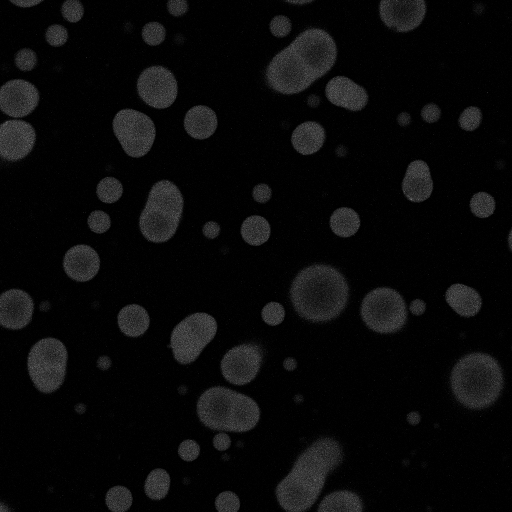
#> input picture Sample_Data/Test_NT_A_SE1.tif, 1024 x 1024 px, found by its file name (shown at 1/2 size)
$ jupyter execute --allow-errors 20240424_Eli_Multitxn.ipynb
#> lines starting #> are read from the running program, lines starting #| are printed output that depends on the picture; after the words box and inside, x2 and y2 are one past the last pixel; in counts of white or black regions, pixels touching at a corner belong together; long printed decimals are rounded
[cell 1]
import numpy as np
import pandas as pd
import matplotlib.pyplot as plt

from skimage.measure import label, regionprops
from scipy.ndimage import binary_dilation
from scipy.ndimage import gaussian_filter
from matplotlib.colors import LinearSegmentedColormap
import mpl_scatter_density

from matplotlib.colors import Normalize

## Load in the Image

[cell 2]
img1 = plt.imread("./Test_NT_A_SE1.tif")
#> img1 is the input picture: shape (1024, 1024) uint16; min 39, max 45263, mean 2521.3
img2 = plt.imread("./Test_NT_B_SE2.tif")
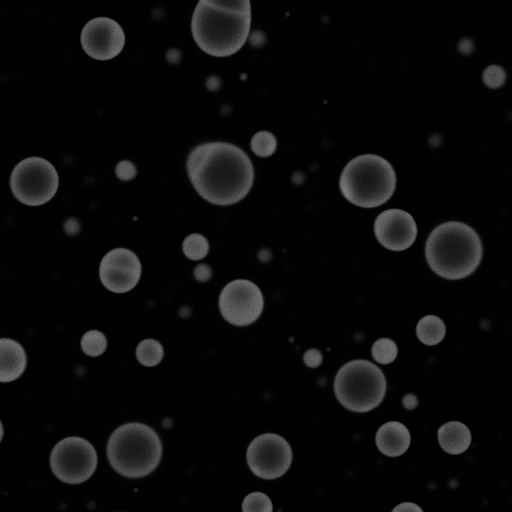
#> input picture Sample_Data/Test_NT_B_SE2.tif, 1024 x 1024 px, found by its file name (shown at 1/2 size)
#> img2 is the input picture: shape (1024, 1024) uint16; min 98, max 36092, mean 2895.3

Recimg1 = plt.imread("./Test_NR_A.tif")
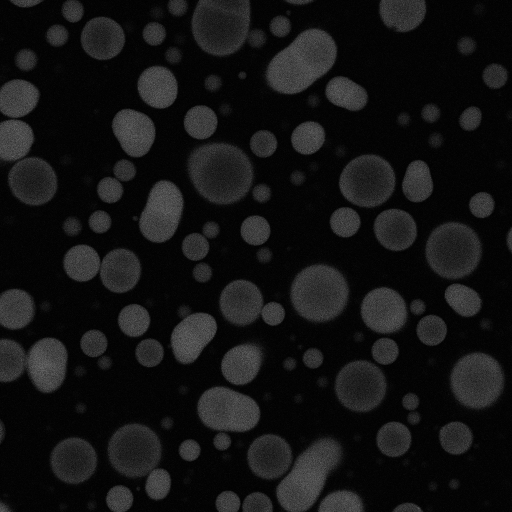
#> input picture Sample_Data/Test_NR_A.tif, 1024 x 1024 px, found by its file name (shown at 1/2 size)
#> Recimg1 is the input picture: shape (1024, 1024) uint16; min 34, max 39334, mean 5047.7
Recimg2 = plt.imread("./Test_NR_B.tif")
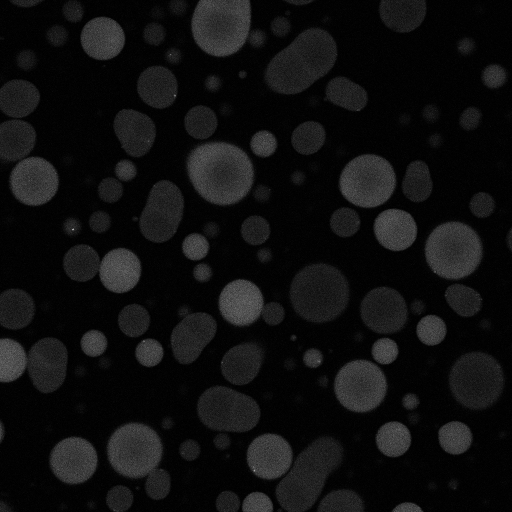
#> input picture Sample_Data/Test_NR_B.tif, 1024 x 1024 px, found by its file name (shown at 1/2 size)
#> Recimg2 is the input picture: shape (1024, 1024) uint16; min 104, max 53115, mean 3981.5

## View the Image

[cell 3]
plt.figure(figsize = (12, 6), dpi = 80)

plt.subplot(1, 2, 1)
plt.title("NT-A")
plt.imshow(img1, cmap = 'gray')

plt.subplot(1, 2, 2)
plt.title("NT-B")
plt.imshow(img2, cmap = 'gray')

plt.tight_layout()
plt.show()

## Droplet Detection

[cell 4]
# Create Binary for better signal to noise

def detection(img1):
    binary = img1 > (img1.mean() + 0.01*img1.std())
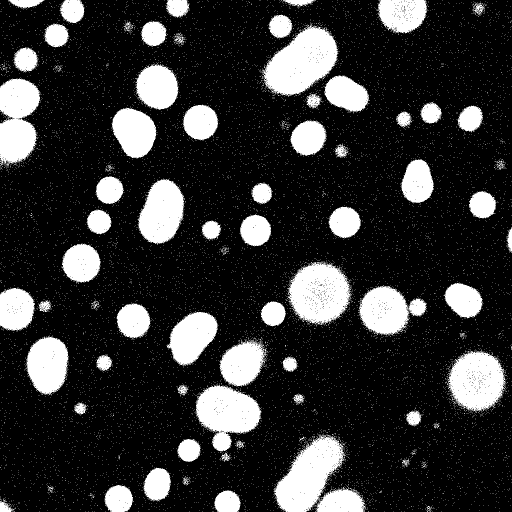
#> binary: shape (1024, 1024) bool (shown at 1/2 size); 20.8% white; 11421 white regions (11349 under 20 px)

    # use labeling function to identify connected blobs
    label_im = label(binary)
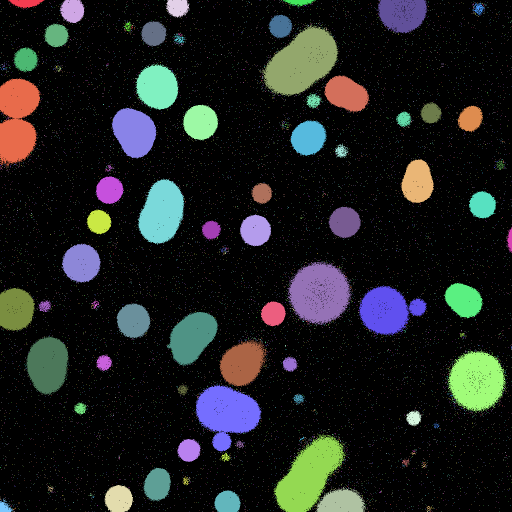
#> label_im: shape (1024, 1024) int32 (shown at 1/2 size); 11422 distinct labels, from 0 to 11421; one colour per label, 0 black
    blob_lists = regionprops(label_im)
#> blob_lists = 11421 regions

    # Remove small blobs
    droplets = [i for i in blob_lists if i.area > 200]
#> droplets = 58 regions; largest, box (x1, y1, x2, y2) and area: (523, 47, 677, 194) 13213, (547, 869, 692, 1024) 12037, (574, 523, 703, 650) 11295, (391, 769, 523, 903) 10615, (0, 156, 83, 333) 10566

    plt.figure(figsize = (12, 6), dpi = 80)

    plt.subplot(1, 2, 1)
    plt.title("NT-A or B")
    plt.imshow(img1, cmap = 'gray')

    ax = plt.subplot(1, 2, 2)
    plt.title("NT-A or B (Binary)")
    plt.imshow(binary, cmap = 'gray')
    for i in droplets:
        minr, minc, maxr, maxc = i.bbox
        rect = plt.Rectangle((minc, minr), maxc - minc, maxr - minr,
                                  fill=False, edgecolor='blue', linewidth=2, alpha=.8)
        ax.add_patch(rect)
        ax.set_axis_off()
#> this loop made 58 passes
#> (minr, minc, maxr, maxc) on passes 1 to 12: (0, 16, 17, 89), (0, 120, 47, 169), (0, 331, 35, 379), (0, 566, 15, 631), (0, 753, 67, 855), (5, 945, 31, 970), (29, 537, 77, 585), (42, 282, 94, 333), (47, 89, 95, 138), (47, 523, 194, 677), (94, 27, 145, 76), (128, 271, 220, 357)

    plt.tight_layout()
    plt.show()
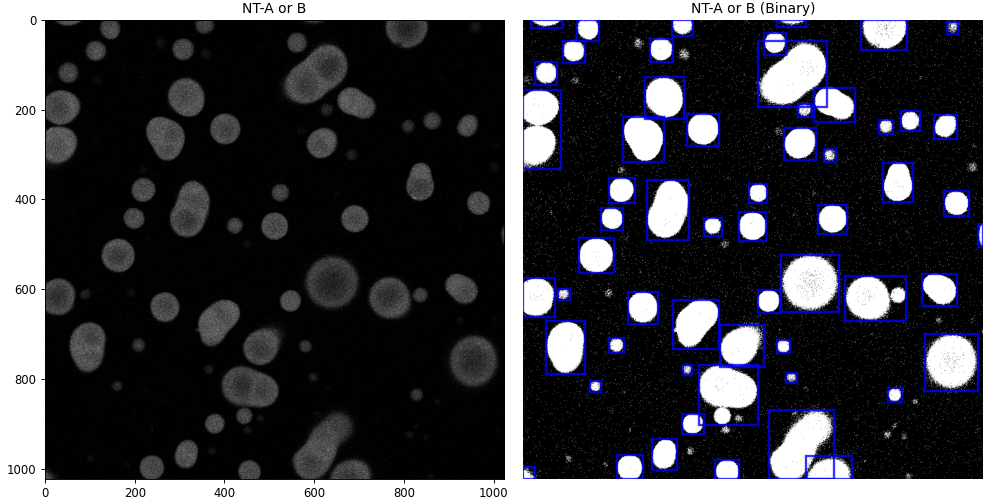
#> figure drawn by matplotlib, 2 panels

    return(droplets)

droplets_1 = detection(img1)
#> droplets_1 has the same summary as droplets in detection
droplets_2 = detection(img2)
#> in detection (call 2), `binary = img1 > (img1.mean() + 0.01*img1.std())`: binary: shape (1024, 1024) bool; 16.6% white; 406 white regions (335 under 20 px)
#> in detection (call 2), `label_im = label(binary)`:
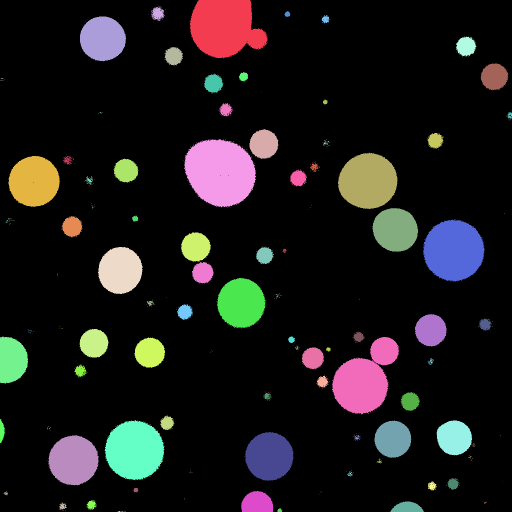
#> label_im: shape (1024, 1024) int32 (shown at 1/2 size); 407 distinct labels, from 0 to 406; one colour per label, 0 black
#> in detection (call 2), `blob_lists = regionprops(label_im)`: blob_lists = 406 regions; largest, box (x1, y1, x2, y2) and area: (368, 278, 512, 415) 14885, (379, 0, 536, 117) 13432, (664, 674, 798, 828) 12173, (846, 438, 969, 563) 11671, (209, 840, 329, 960) 10901
#> in detection (call 2), `droplets = [i for i in blob_lists if i.area > 200]`: droplets = 47 regions; largest, box (x1, y1, x2, y2) and area: (368, 278, 512, 415) 14885, (379, 0, 536, 117) 13432, (664, 674, 798, 828) 12173, (846, 438, 969, 563) 11671, (209, 840, 329, 960) 10901
#> the loop in detection (call 2), `for i in droplets:` made 47 passes
#> (minr, minc, maxr, maxc) on passes 1 to 12: (0, 379, 117, 536), (13, 302, 42, 330), (33, 160, 123, 252), (73, 912, 113, 953), (94, 329, 131, 366), (126, 961, 181, 1017), (144, 478, 163, 496), (147, 408, 187, 447), (206, 439, 233, 465), (258, 499, 318, 557), (266, 855, 298, 887), (278, 368, 415, 512)
#> in detection (call 2), `plt.show()`:
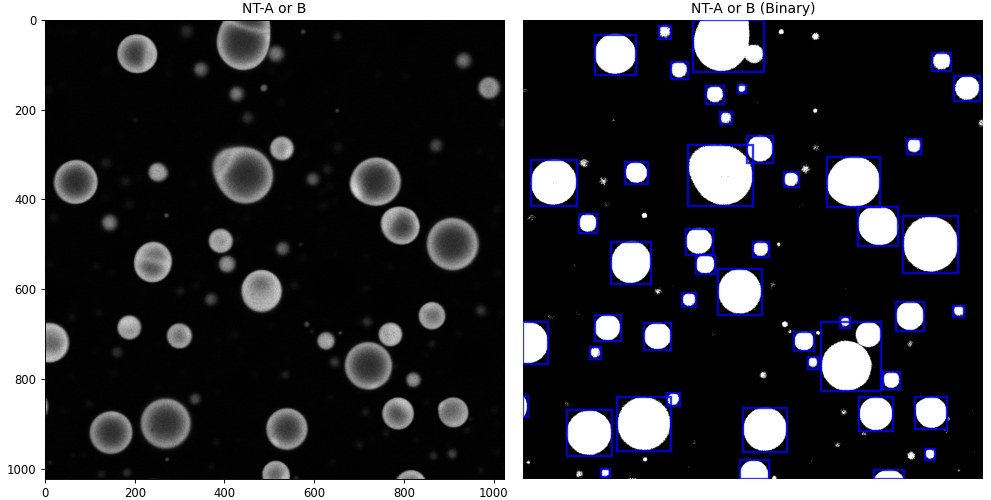
#> figure drawn by matplotlib, 2 panels
#> droplets_2 has the same summary as droplets in detection

## Value Extraction

[cell 5]
def calc(droplets, Recimg1, Recimg2):
    # calculate the intensities of atto (NR-A) and txrd (NR-B) in droplets
    atto, txrd = [], []

    for droplet in droplets:

        # get te location to crop
        minr, minc, maxr, maxc = droplet.bbox

        # crop the droplet from the img u wanna measure
        cropped_img = Recimg1[minr:maxr, minc:maxc]
        # get the mask of the drolet
        mask = binary_dilation(droplet.image)
        # aply the mask so bg is val removed
        extracted_val = cropped_img[mask]
        atto.append(extracted_val)

        # crop the droplet from the img u wanna measure
        cropped_img = Recimg2[minr:maxr, minc:maxc]
        # get the mask of the drolet
        mask = binary_dilation(droplet.image)
        # aply the mask so bg is val removed
        extracted_val = cropped_img[mask]
        txrd.append(extracted_val)
#> after the loop, atto = 58 items; txrd = 58 items

    threshold = 3000

    # flatten
    atto = [val for ary in atto for val in ary]
#> atto = 221771 items
    txrd = [val for ary in txrd for val in ary]
#> txrd = 221771 items

    atto_true, txrd_true = [], []

    for i_ in range(len(atto)):
        if atto[i_] > threshold:
            if txrd[i_] > threshold:
                atto_true.append(atto[i_])
                txrd_true.append(txrd[i_])
#> after the loop, atto_true = 186011 items; txrd_true = 186011 items

    return atto_true, txrd_true

atto_1, txrd_1 = calc(droplets_1, Recimg1, Recimg2)
#> atto_1 = 186011 items; txrd_1 = 186011 items
atto_2, txrd_2 = calc(droplets_2, Recimg1, Recimg2)
#> the loop in calc (call 2), `for droplet in droplets:` made 47 passes
#> pass 1, in calc (call 2), `cropped_img = Recimg2[minr:maxr, minc:maxc]`:
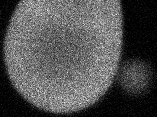
#> cropped_img: shape (117, 157) uint16; min 118, max 30532, mean 9853.3; drawn with min black and max white
#> pass 2, in calc (call 2), `cropped_img = Recimg1[minr:maxr, minc:maxc]`:
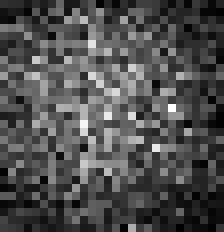
#> cropped_img: shape (29, 28) uint16 (shown 8 times larger); min 200, max 10077, mean 3235; drawn with min black and max white
atto_total = np.concatenate((atto_1, atto_2))
txrd_total = np.concatenate((txrd_1, txrd_2))

[cell 6]
import mpl_scatter_density
from matplotlib.colors import Normalize

white_viridis = LinearSegmentedColormap.from_list('white_viridis', [
    (0, '#ffffff'),
    (1e-20, '#440053'),
    (0.2, '#404388'),
    (0.4, '#2a788e'),
    (0.6, '#21a784'),
    (0.8, '#78d151'),
    (1, '#fde624'),
], N=256)

fig = plt.figure(figsize=(6, 6), dpi = 80)
#> (the rest of this cell did not finish here and is left out)

[cell 7]
# fluorescence statistics
print(np.mean(atto_1))
#| 14798.151
print(np.std(atto_1))
#| 4750.623

print(np.mean(atto_2))
#| 9966.256
print(np.std(atto_2))
#| 3461.040

print(np.mean(txrd_1))
#| 7421.389
print(np.std(txrd_1))
#| 2526.391

print(np.mean(txrd_2))
#| 13954.455
print(np.std(txrd_2))
#| 4928.459
